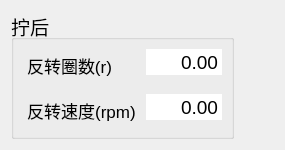
       <widget class="QWidget" name="page_6">
        <layout class="QGridLayout" name="gridLayout_10">
         <item row="0" column="0">
          <widget class="QGroupBox" name="groupBox_7">
           <property name="font">
            <font>
             <pointsize>14</pointsize>
            </font>
           </property>
           <property name="title">
            <string>拧后</string>
           </property>
           <layout class="QFormLayout" name="formLayout_6">
            <property name="verticalSpacing">
             <number>12</number>
            </property>
            <item row="0" column="0">
             <widget class="QPushButton" name="pushButton_turns_before_4">
              <property name="font">
               <font>
                <pointsize>13</pointsize>
               </font>
              </property>
              <property name="text">
               <string>反转圈数(r)</string>
              </property>
              <property name="iconSize">
               <size>
                <width>40</width>
                <height>40</height>
               </size>
              </property>
              <property name="autoDefault">
               <bool>false</bool>
              </property>
              <property name="flat">
               <bool>true</bool>
              </property>
             </widget>
            </item>
            <item row="0" column="1">
             <widget class="QDoubleSpinBox" name="DSB_turns_before_4">
              <property name="minimumSize">
               <size>
                <width>0</width>
                <height>0</height>
               </size>
              </property>
              <property name="font">
               <font>
                <pointsize>14</pointsize>
               </font>
              </property>
              <property name="frame">
               <bool>false</bool>
              </property>
              <property name="alignment">
               <set>Qt::AlignRight|Qt::AlignTrailing|Qt::AlignVCenter</set>
              </property>
              <property name="buttonSymbols">
               <enum>QAbstractSpinBox::NoButtons</enum>
              </property>
              <property name="minimum">
               <double>0.000000000000000</double>
              </property>
              <property name="maximum">
               <double>9999.000000000000000</double>
              </property>
             </widget>
            </item>
            <item row="1" column="0">
             <widget class="QPushButton" name="pushButton_velocity_before_4">
              <property name="font">
               <font>
                <pointsize>13</pointsize>
               </font>
              </property>
              <property name="text">
               <string>反转速度(rpm)</string>
              </property>
              <property name="iconSize">
               <size>
                <width>40</width>
                <height>40</height>
               </size>
              </property>
              <property name="autoDefault">
               <bool>false</bool>
              </property>
              <property name="flat">
               <bool>true</bool>
              </property>
             </widget>
            </item>
            <item row="1" column="1">
             <widget class="QDoubleSpinBox" name="DSB_velocity_before_4">
              <property name="minimumSize">
               <size>
                <width>0</width>
                <height>0</height>
               </size>
              </property>
              <property name="font">
               <font>
                <pointsize>14</pointsize>
               </font>
              </property>
              <property name="frame">
               <bool>false</bool>
              </property>
              <property name="alignment">
               <set>Qt::AlignRight|Qt::AlignTrailing|Qt::AlignVCenter</set>
              </property>
              <property name="buttonSymbols">
               <enum>QAbstractSpinBox::NoButtons</enum>
              </property>
              <property name="minimum">
               <double>0.000000000000000</double>
              </property>
              <property name="maximum">
               <double>9999.000000000000000</double>
              </property>
             </widget>
            </item>
           </layout>
          </widget>
         </item>
         <item row="0" column="1">
          <spacer name="horizontalSpacer_6">
           <property name="orientation">
            <enum>Qt::Horizontal</enum>
           </property>
           <property name="sizeHint" stdset="0">
            <size>
             <width>40</width>
             <height>20</height>
            </size>
           </property>
          </spacer>
         </item>
        </layout>
       </widget>
